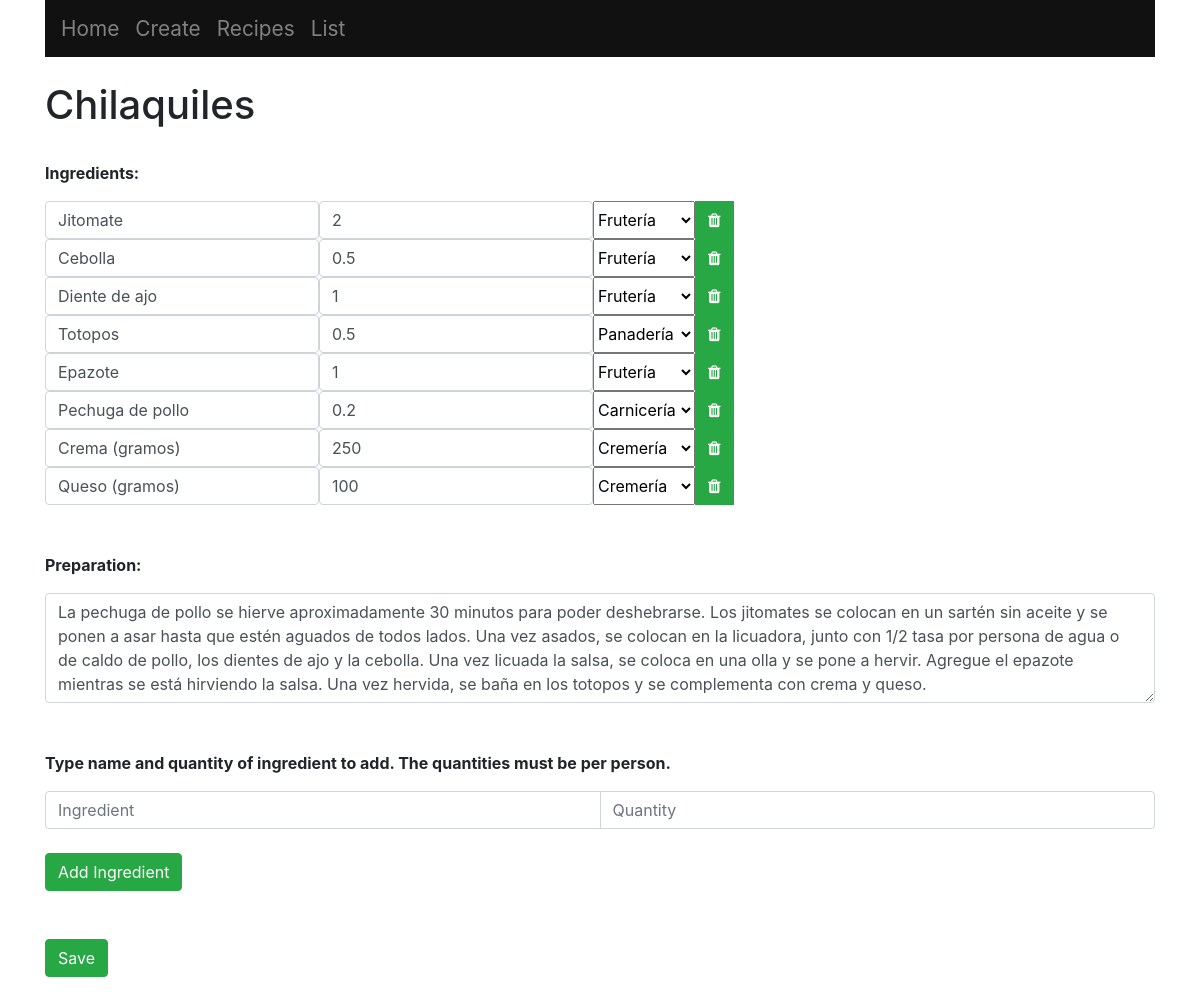
The app's page /4, older data.
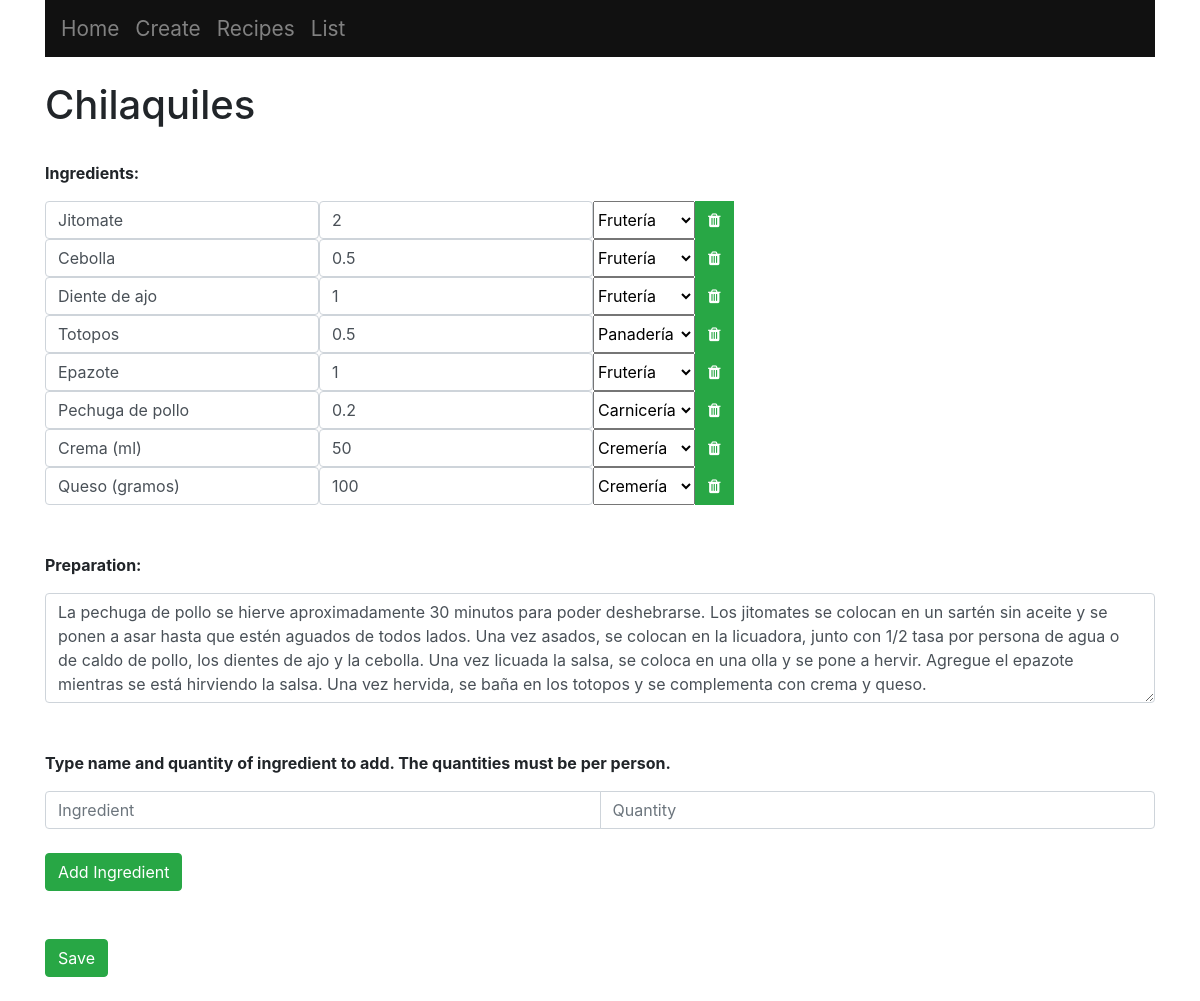
The same page, newer data.
### main/models.py (models this page shows, shortened)
class Ingredient(models.Model):
	recipe = models.ForeignKey(Recipe, on_delete = models.CASCADE)
	text = models.CharField(max_length = 300)
	quantity = models.FloatField()
	section = models.CharField(max_length = 300)

### main/views.py (the view, shortened to what this page needs)
# urls.py: path("<int:id>", views.index, name = "index"),
def index(response, id):
	ls = Recipe.objects.get(id = id)
	return render(response, "main/list.html", {"ls":ls})

### main/templates/main/list.html (shortened to what this page needs)
{% extends "main/base.html" %}
{% block content %}
	<h1>{{ls.name}}</h1>
	<br>
	<p><b>Ingredients:</b></p>
	<form method="post", action="#">
		{% for ingredient in ls.ingredient_set.all %}
		<div class="input-group">
			<div class="input-group-prepend">
				<input type="text", name="t{{ingredient.id}}",  value="{{ingredient.text}}", class="form-control">
				<input type="number" value={{ingredient.quantity|floatformat:"-1"}} name="q{{ingredient.id}}", class="form-control", min="0", step="0.1">
				<select name="s{{ingredient.id}}", value="{{ingredient.section}}">
					<option value="{{ingredient.section}}">{{ingredient.section}}</option>
				</select>
				<button type="submit", name="delete", value="{{ingredient.id}}", class="btn btn-success"><i class="fa fa-trash"></i></button>
			</div>
		</div>
		{% endfor %}
		<br>
		<br>
		<p><b>Preparation:</b></p>
		{% for preparation in ls.preparation_set.all %}
			<textarea rows="4" name="{{preparation.id}}", class="form-control">{{preparation.preparation}}</textarea>
		{% endfor %}
		<br>
		<br>
		<p><b>Type name and quantity of ingredient to add. The quantities must be per person.</b></p>
		<div class="input-group">
			<input type="text" name="new_ingredient", placeholder="Ingredient", class="form-control">
			<input type="number" name="new_quantity", placeholder="Quantity", class="form-control", min="0", step="0.1">
		</div>
		<br>
		<button type="submit", name="newIngredient", value="newIngredient", class="btn btn-success">Add Ingredient</button>
		<br>
		<br>
		<br>
		<button type="submit", name="save_ingredients", value="save_ingredients", class="btn btn-success">Save</button>
	</form>
{% endblock %}

Row changes from the older to the newer data that the page shows:
changed Ingredient: text "Crema (gramos)" → "Crema (ml)"; quantity "250" → "50"
